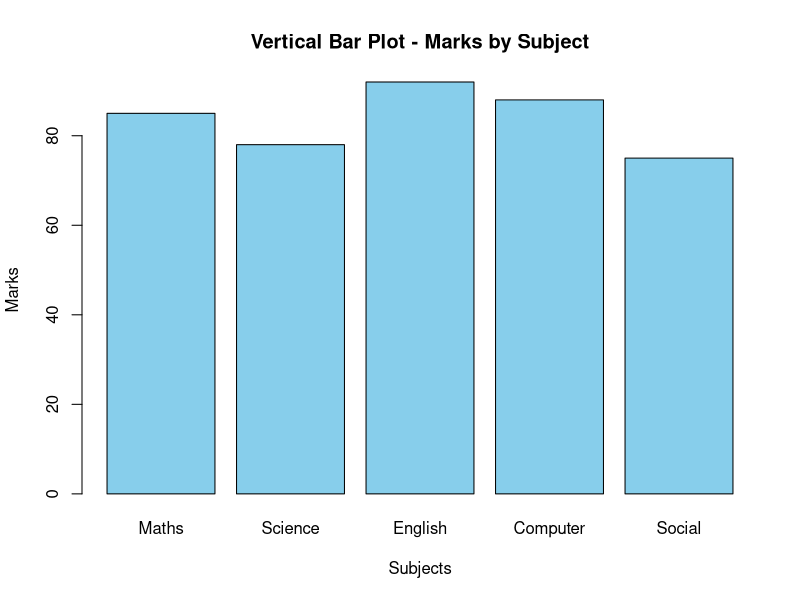
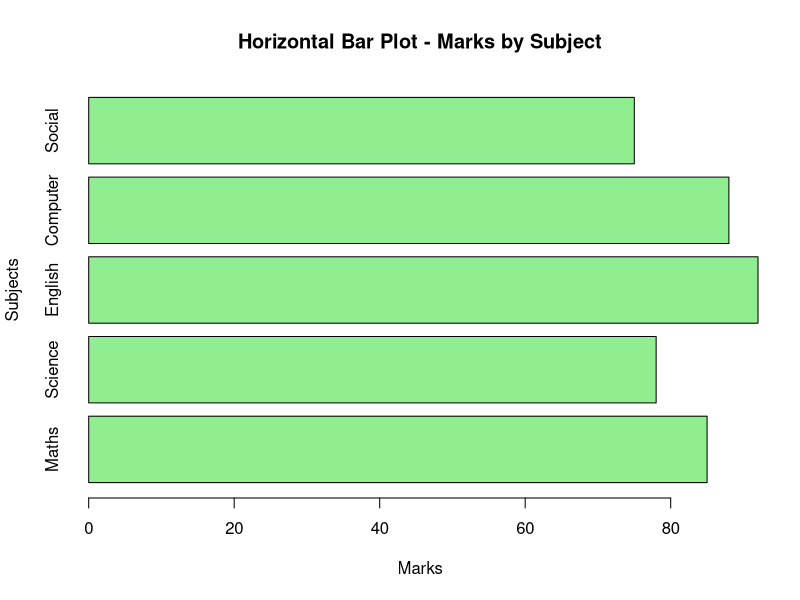

Recreate these plots in R, in order.
dir.create("plots", showWarnings = FALSE)
subjects <- c("Maths", "Science", "English", "Computer", "Social")
marks <- c(85, 78, 92, 88, 75)
print(data.frame(Subject = subjects, Marks = marks))
png("plots/14_bar_vertical.png", width = 800, height = 600)
barplot(marks, names.arg = subjects, main = "Vertical Bar Plot - Marks by Subject", xlab = "Subjects", ylab = "Marks", col = "skyblue")
dev.off()
png("plots/14_bar_horizontal.png", width = 800, height = 600)
barplot(marks, names.arg = subjects, main = "Horizontal Bar Plot - Marks by Subject", xlab = "Marks", ylab = "Subjects", col = "lightgreen", horiz = TRUE)
dev.off()
cat("Bar plots saved to plots/14_bar_vertical.png and plots/14_bar_horizontal.png\n")
